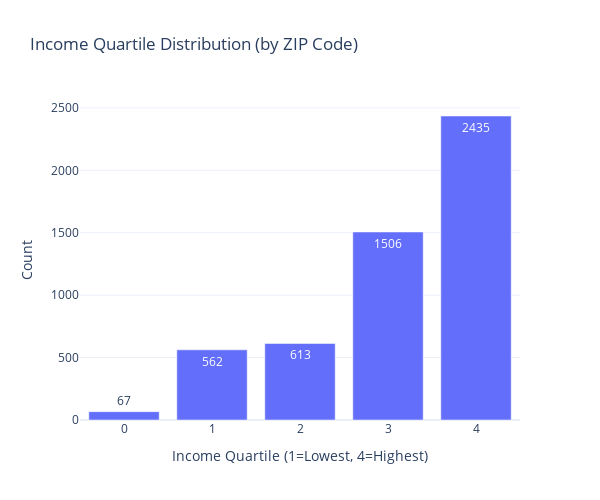

The notebook cell this image was saved under:
### Code cell
import plotly.express as px
import pandas as pd

# Prepare data
income_counts = demographics_df['zipinc_qrtl'].value_counts().sort_index()

income_df = pd.DataFrame({
    'Income Quartile': income_counts.index,
    'Count': income_counts.values
})

fig_income = px.bar(
    income_df,
    x='Income Quartile',
    y='Count',
    text='Count',
    title='Income Quartile Distribution (by ZIP Code)',
)

fig_income.update_layout(
    template='plotly_white',
    xaxis_title='Income Quartile (1=Lowest, 4=Highest)',
    yaxis_title='Count',
    height=500 , width=600,
)

# Always start from 0
fig_income.update_yaxes(range=[0, None])

fig_income.show()

income_df

### Figure 1 — Plotly figure (JSON) as saved in the notebook; plotly's stock layout.template omitted (floating-point values rounded to 4 significant figures)
{"data": [{"hovertemplate": "Income Quartile=%{x}<br>Count=%{text}<extra></extra>", "legendgroup": "", "marker": {"color": "#636efa", "pattern": {"shape": ""}}, "name": "", "orientation": "v", "showlegend": false, "text": [67.0, 562.0, 613.0, 1506.0, 2435.0], "textposition": "auto", "type": "bar", "x": [0, 1, 2, 3, 4], "xaxis": "x", "y": [67, 562, 613, 1506, 2435], "yaxis": "y"}], "layout": {"barmode": "relative", "height": 500, "legend": {"tracegroupgap": 0}, "title": {"text": "Income Quartile Distribution (by ZIP Code)"}, "width": 600, "xaxis": {"anchor": "y", "domain": [0, 1], "title": {"text": "Income Quartile (1=Lowest, 4=Highest)"}}, "yaxis": {"anchor": "x", "domain": [0, 1], "range": [0, null], "title": {"text": "Count"}}}}
